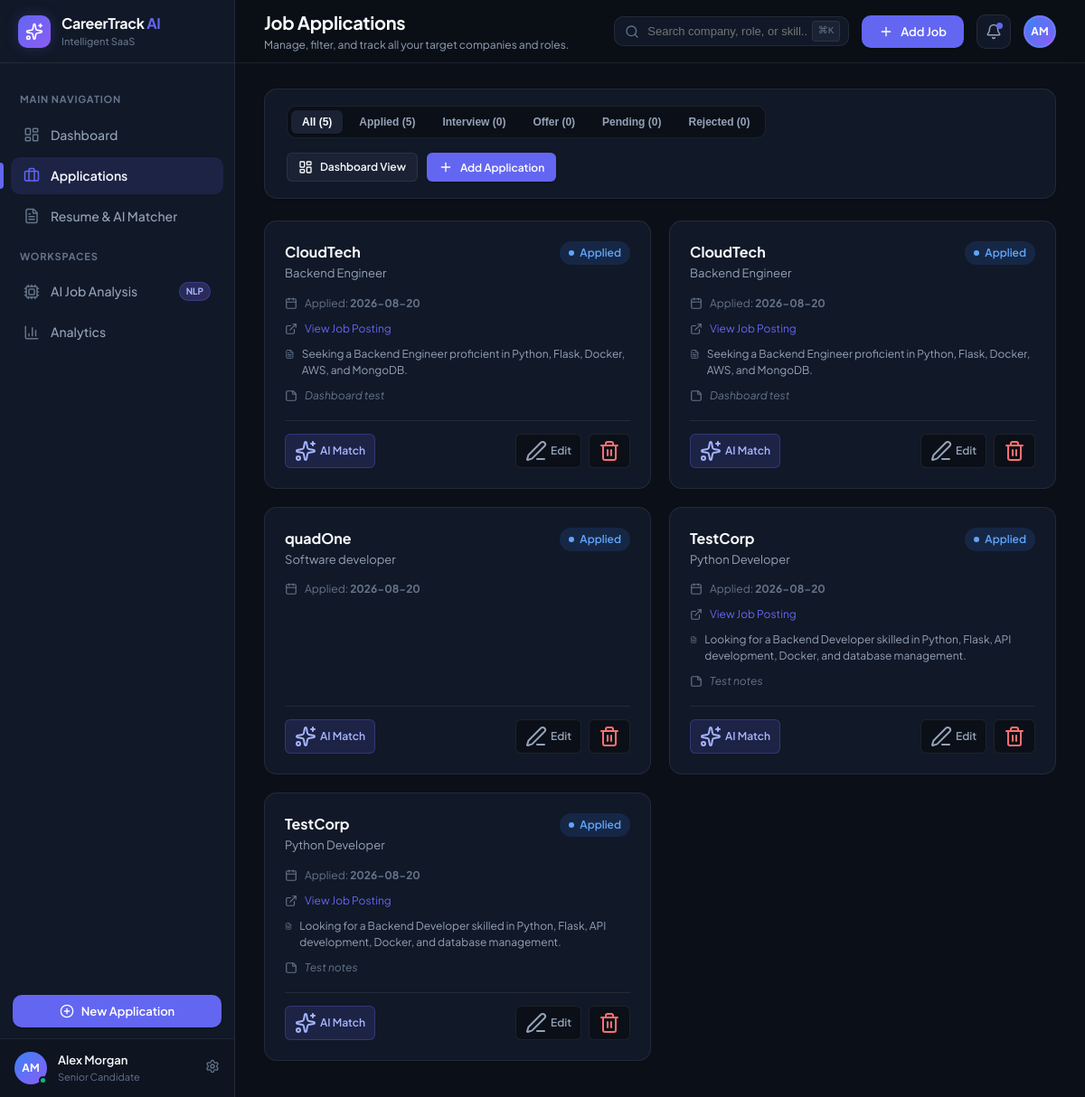
The page / on the database its author committed.
### tables this page shows
CREATE TABLE applications (
            id INTEGER PRIMARY KEY AUTOINCREMENT,
            company TEXT NOT NULL,
            job_role TEXT NOT NULL,
            date_applied TEXT NOT NULL,
            status TEXT NOT NULL,
            job_link TEXT,
            job_description TEXT,
            notes TEXT,
            created_at TIMESTAMP DEFAULT CURRENT_TIMESTAMP
        );

### app.py (the view)
@app.route('/')
def index():
    jobs = get_all_applications()
    return render_template('index.html', jobs=jobs)

### app.py (called while the page is built)
def get_db_connection():
    conn = sqlite3.connect(DB_NAME)
    conn.row_factory = sqlite3.Row
    return conn

def get_all_applications():
    conn = get_db_connection()
    applications = conn.execute(
        'SELECT * FROM applications ORDER BY date_applied DESC, id DESC'
    ).fetchall()
    conn.close()
    return applications

### templates/index.html (shortened to what this page needs)
{% extends "base.html" %}
{% block page_title %}Job Applications{% endblock %}
{% block page_subtitle %}Manage, filter, and track all your target companies and roles.{% endblock %}
{% block content %}
<div class="applications-page">
    <div class="table-card" style="margin-bottom: 24px; padding: 18px 24px;">
        <div class="table-toolbar" style="margin-bottom: 0;">
            <div class="status-filter-pills">
                <button type="button" class="filter-pill-btn active" onclick="filterJobsByStatus('all', this)">
                    All (<span id="total-count">{{ jobs|length }}</span>)
                </button>
                <button type="button" class="filter-pill-btn" onclick="filterJobsByStatus('Applied', this)">
                    Applied ({{ jobs|selectattr('status', 'equalto', 'Applied')|list|length }})
                </button>
                <button type="button" class="filter-pill-btn" onclick="filterJobsByStatus('Interview', this)">
                    Interview ({{ jobs|selectattr('status', 'equalto', 'Interview')|list|length }})
                </button>
                <button type="button" class="filter-pill-btn" onclick="filterJobsByStatus('Offer', this)">
                    Offer ({{ jobs|selectattr('status', 'equalto', 'Offer')|list|length }})
                </button>
                <button type="button" class="filter-pill-btn" onclick="filterJobsByStatus('Pending', this)">
                    Pending ({{ jobs|selectattr('status', 'equalto', 'Pending')|list|length }})
                </button>
                <button type="button" class="filter-pill-btn" onclick="filterJobsByStatus('Rejected', this)">
                    Rejected ({{ jobs|selectattr('status', 'equalto', 'Rejected')|list|length }})
                </button>
            </div>
            <div class="header-action-group">
                <a href="{{ url_for('dashboard') }}" class="btn btn-secondary btn-sm">
                    <i data-lucide="layout-dashboard"></i>
                    <span>Dashboard View</span>
                </a>
                <button type="button" class="btn btn-primary btn-sm" onclick="openAddJobModal()">
                    <i data-lucide="plus"></i>
                    <span>Add Application</span>
                </button>
            </div>
        </div>
    </div>
    <div class="apps-grid-view" id="jobs-grid">
        {% if jobs %}
            {% for job in jobs %}
            <div class="app-saas-card" data-status="{{ job.status }}" data-search="{{ job.company|lower }} {{ job.job_role|lower }} {{ job.status|lower }}">
                <div class="app-card-header">
                    <div>
                        <h3 class="app-card-company">{{ job.company }}</h3>
                        <p class="app-card-role">{{ job.job_role }}</p>
                    </div>
                    <span class="status-badge-saas status-{{ job.status|lower }}">
                        <span class="status-dot"></span>
                        {{ job.status }}
                    </span>
                </div>
                <div class="app-card-body">
                    <div class="app-detail-row">
                        <i data-lucide="calendar"></i>
                        <span>Applied: <strong>{{ job.date_applied }}</strong></span>
                    </div>
                    {% if job.job_link %}
                    <div class="app-detail-row">
                        <i data-lucide="external-link"></i>
                        <a href="{{ job.job_link }}" target="_blank" rel="noopener noreferrer">View Job Posting</a>
                    </div>
                    {% endif %}
                    {% if job.job_description %}
                    <div class="app-detail-row" style="align-items: flex-start;">
                        <i data-lucide="file-text" style="margin-top: 2px;"></i>
                        <span style="display: -webkit-box; -webkit-line-clamp: 2; -webkit-box-orient: vertical; overflow: hidden; font-size: 12px; color: var(--text-secondary);">
                            {{ job.job_description }}
                        </span>
                    </div>
                    {% endif %}
                    {% if job.notes %}
                    <div class="app-detail-row" style="align-items: flex-start;">
                        <i data-lucide="sticky-note" style="margin-top: 2px;"></i>
                        <span style="font-size: 12px; color: var(--text-muted); font-style: italic;">
                            {{ job.notes }}
                        </span>
                    </div>
                    {% endif %}
                </div>
                <div class="app-card-footer">
                    <a href="{{ url_for('dashboard') }}#ai-analysis-section" class="btn-table-action btn-table-analyze" onclick="sessionStorage.setItem('evalJobId', '{{ job.id }}')">
                        <i data-lucide="sparkles"></i>
                        <span>AI Match</span>
                    </a>
                    <div class="app-card-actions">
                        <a href="{{ url_for('edit_job', id=job.id) }}" class="btn-table-action" title="Edit Application">
                            <i data-lucide="edit-3"></i>
                            <span>Edit</span>
                        </a>
                        <form action="{{ url_for('delete_job', id=job.id) }}" method="POST" style="display: inline;" onsubmit="return confirm('Are you sure you want to delete {{ job.company }} ({{ job.job_role }})?')">
                            <button type="submit" class="btn-table-action btn-table-delete" title="Delete Application">
                                <i data-lucide="trash-2"></i>
                            </button>
                        </form>
                    </div>
                </div>
            </div>
            {% endfor %}
        {% endif %}
    </div>
</div>
{% endblock %}

### templates/base.html (shortened to what this page needs)
<!DOCTYPE html>
<html lang="en">
<head>
    <link rel="stylesheet" href="{{ url_for('static', filename='style.css') }}">
</head>
<body class="saas-app">
    <div class="app-layout">
        <aside class="app-sidebar" id="app-sidebar">
            <div class="sidebar-brand">
                <div class="brand-logo-icon">
                    <i data-lucide="sparkles"></i>
                </div>
                <div class="brand-text-wrap">
                    <span class="brand-name">CareerTrack <span class="brand-accent">AI</span></span>
                    <span class="brand-tag">Intelligent SaaS</span>
                </div>
            </div>
            <nav class="sidebar-nav">
                <div class="nav-section-label">MAIN NAVIGATION</div>
                <a href="{{ url_for('dashboard') }}" class="nav-item {% if request.path == url_for('dashboard') %}active{% endif %}">
                    <i data-lucide="layout-dashboard"></i>
                    <span>Dashboard</span>
                </a>
                <a href="{{ url_for('index') }}" class="nav-item {% if request.path == url_for('index') %}active{% endif %}">
                    <i data-lucide="briefcase"></i>
                    <span>Applications</span>
                </a>
                <a href="{{ url_for('resume_page') }}" class="nav-item {% if request.path == url_for('resume_page') %}active{% endif %}">
                    <i data-lucide="file-text"></i>
                    <span>Resume & AI Matcher</span>
                </a>
                <div class="nav-section-label">WORKSPACES</div>
                <a href="{{ url_for('dashboard') }}#ai-analysis-section" class="nav-item">
                    <i data-lucide="cpu"></i>
                    <span>AI Job Analysis</span>
                    <span class="nav-pill-badge">NLP</span>
                </a>
                <a href="{{ url_for('dashboard') }}#analytics-section" class="nav-item">
                    <i data-lucide="bar-chart-3"></i>
                    <span>Analytics</span>
                </a>
            </nav>
            <div class="sidebar-quick-action">
                <button type="button" class="btn btn-primary btn-block btn-sidebar-add" onclick="openAddJobModal()">
                    <i data-lucide="plus-circle"></i>
                    <span>New Application</span>
                </button>
            </div>
            <div class="sidebar-profile">
                <div class="profile-avatar">
                    <span>AM</span>
                    <span class="online-indicator"></span>
                </div>
                <div class="profile-info">
                    <span class="profile-name">Alex Morgan</span>
                    <span class="profile-role">Senior Candidate</span>
                </div>
                <div class="profile-action">
                    <i data-lucide="settings" class="profile-settings-icon"></i>
                </div>
            </div>
        </aside>
        <div class="app-main-wrapper">
            <header class="app-header">
                <div class="header-left">
                    <div class="header-title-wrap">
                        <h1 class="page-title">{% block page_title %}Job Application Tracker{% endblock %}</h1>
                        <p class="page-subtitle">{% block page_subtitle %}AI-powered pipeline management and skill fit analytics.{% endblock %}</p>
                    </div>
                </div>
                <div class="header-right">
                    <div class="header-search-wrap">
                        <input type="text" id="global-search-input" placeholder="Search company, role, or skill..." autocomplete="off">
                        <span class="search-shortcut">⌘K</span>
                    </div>
                    <button type="button" class="btn btn-primary btn-header-add" onclick="openAddJobModal()">
                        <i data-lucide="plus"></i>
                        <span>Add Job</span>
                    </button>
                    <button type="button" class="header-icon-btn" title="Notifications" id="notifications-btn">
                        <i data-lucide="bell"></i>
                        <span class="notification-dot"></span>
                    </button>
                    <div class="header-avatar" title="Alex Morgan">
                        <span>AM</span>
                    </div>
                </div>
            </header>
            <main class="app-content-container">
                {% block content %}{% endblock %}
            </main>
        </div>
    </div>
</body>
</html>

### rows shown on the page
applications: company "CloudTech", job_role "Backend Engineer", status "Applied", date_applied "2026-08-20", job_description "Seeking a Backend Engineer proficient in Python, Flask, Docker, AWS, and MongoDB.", notes "Dashboard test"
applications: company "CloudTech", job_role "Backend Engineer", status "Applied", date_applied "2026-08-20", job_description "Seeking a Backend Engineer proficient in Python, Flask, Docker, AWS, and MongoDB.", notes "Dashboard test"
applications: company "quadOne", job_role "Software developer", status "Applied", date_applied "2026-08-20"
applications: company "TestCorp", job_role "Python Developer", status "Applied", date_applied "2026-08-20", job_description "Looking for a Backend Developer skilled in Python, Flask, API development, Docker, and database management.", notes "Test notes"
applications: company "TestCorp", job_role "Python Developer", status "Applied", date_applied "2026-08-20", job_description "Looking for a Backend Developer skilled in Python, Flask, API development, Docker, and database management.", notes "Test notes"

### other values the page prints
{{ jobs|length }} "5"
{{ jobs|selectattr('status', 'equalto', 'Applied')|list|length }} "5"
{{ jobs|selectattr('status', 'equalto', 'Interview')|list|length }} "0"
{{ jobs|selectattr('status', 'equalto', 'Offer')|list|length }} "0"
{{ jobs|selectattr('status', 'equalto', 'Pending')|list|length }} "0"
{{ jobs|selectattr('status', 'equalto', 'Rejected')|list|length }} "0"
